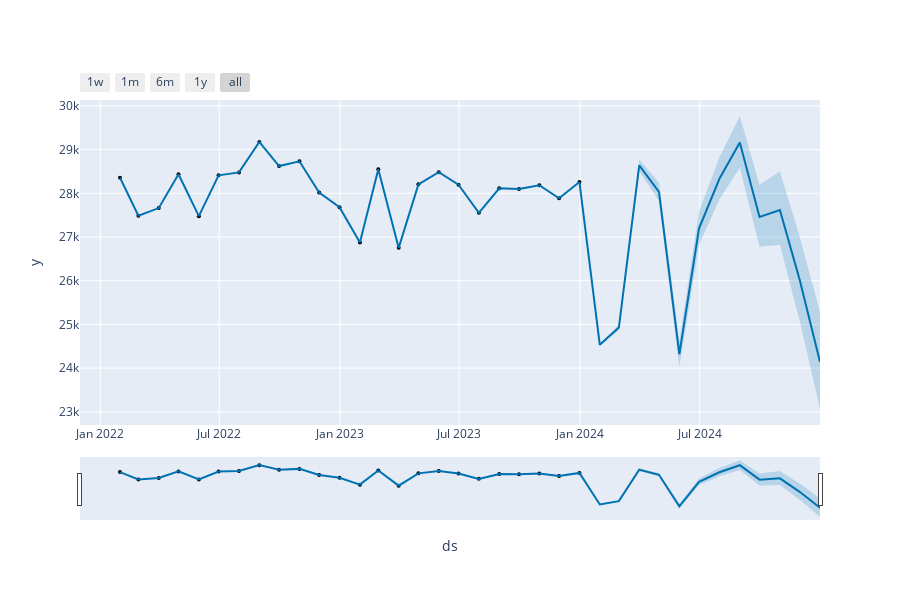
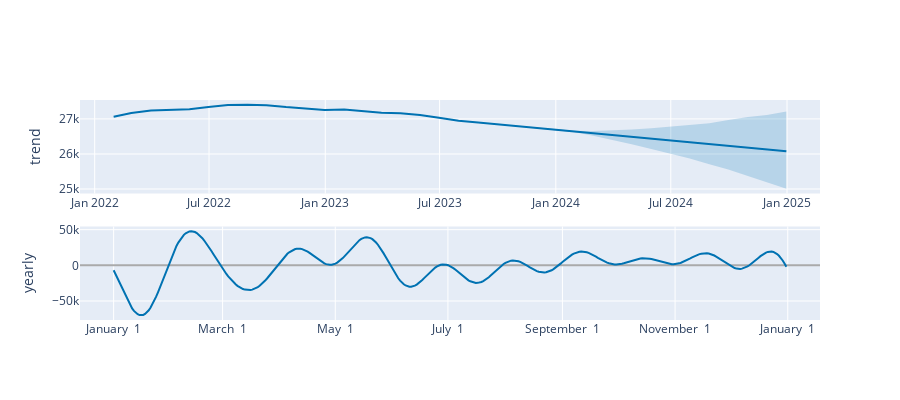

These figures' notebook cell, in order:
### Code cell
from prophet.plot import plot_plotly, plot_components_plotly

# Plot the forecast
fig_forecast = plot_plotly(model, forecast)
fig_forecast.show()

# Plot the forecast components
fig_components = plot_components_plotly(model, forecast)
fig_components.show()
